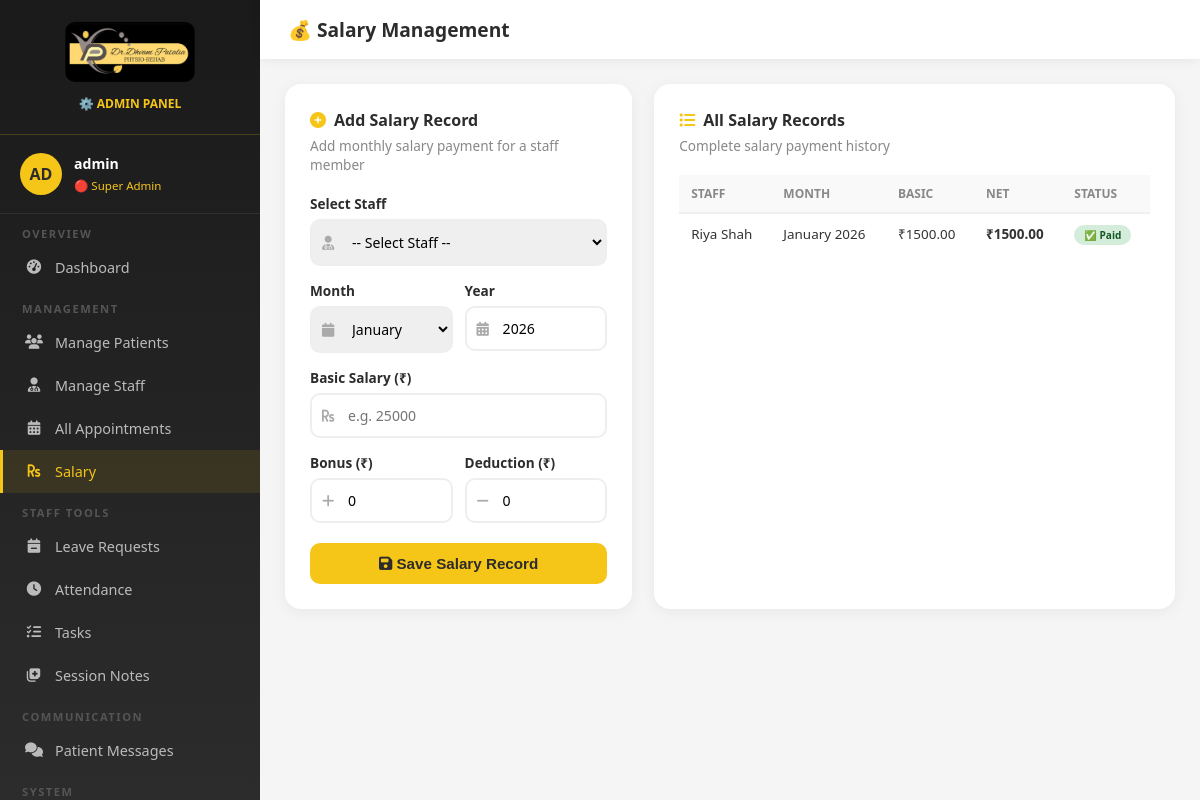
/admin-salary (signed in), run on the app's committed database.
### core/models.py (models this page shows, shortened)
class SalaryRecord(models.Model):
    staff = models.ForeignKey(User, on_delete=models.CASCADE, related_name='salary_records')
    month = models.CharField(max_length=20)
    year = models.IntegerField()
    basic_salary = models.DecimalField(max_digits=10, decimal_places=2)
    bonus = models.DecimalField(max_digits=10, decimal_places=2, default=0)
    deduction = models.DecimalField(max_digits=10, decimal_places=2, default=0)
    net_salary = models.DecimalField(max_digits=10, decimal_places=2)
    paid_on = models.DateField(null=True, blank=True)
    is_paid = models.BooleanField(default=False)
    notes = models.TextField(blank=True)
    class Meta:
        ordering = ['-year', '-month']

### core/views.py (the view, shortened to what this page needs)
# urls.py: path('admin-salary', views.admin_salary, name='admin_salary'),
@login_required(login_url='/login')
def admin_salary(request):
    if not request.user.is_superuser:
        return redirect('/client-dashboard')
    salary_records = SalaryRecord.objects.all().select_related('staff')
    staff_list = StaffProfile.objects.all().select_related('user')
    return render(request, 'admin_salary.html', {
        'user': request.user,
        'salary_records': salary_records,
        'staff_list': staff_list,
    })

### templates/admin_salary.html (shortened to what this page needs)
{% load static %}
<!DOCTYPE html>
<html lang="en">
<head>
    <link href="https://cdnjs.cloudflare.com/ajax/libs/font-awesome/6.4.0/css/all.min.css" rel="stylesheet">
</head>
<body>
    <aside class="sidebar">
        <div class="sidebar-logo">
            <img src="{% static 'images/Dhvani_Patalia.jpeg' %}" alt="Logo">
            <p>⚙️ ADMIN PANEL</p>
        </div>
        <div class="sidebar-user">
            <div class="user-avatar">AD</div>
            <div class="user-info">
                <h4>{{ user.username }}</h4><span>🔴 Super Admin</span>
            </div>
        </div>
        <nav>
            <div class="nav-section">Overview</div>
            <a href="/admin-dashboard" class="nav-item"><i class="fas fa-tachometer-alt"></i> Dashboard</a>
            <div class="nav-section">Management</div>
            <a href="/admin-patients" class="nav-item"><i class="fas fa-users"></i> Manage Patients</a>
            <a href="/admin-staff" class="nav-item"><i class="fas fa-user-md"></i> Manage Staff</a>
            <a href="/admin-appointments" class="nav-item"><i class="fas fa-calendar-alt"></i> All Appointments</a>
            <a href="/admin-salary" class="nav-item active"><i class="fas fa-rupee-sign"></i> Salary</a>
            <div class="nav-section">Staff Tools</div>
            <a href="/admin-leaves" class="nav-item"><i class="fas fa-calendar-minus"></i> Leave Requests</a>
            <a href="/admin-attendance" class="nav-item"><i class="fas fa-clock"></i> Attendance</a>
            <a href="/admin-tasks" class="nav-item"><i class="fas fa-tasks"></i> Tasks</a>
            <a href="/admin-session-notes" class="nav-item"><i class="fas fa-notes-medical"></i> Session Notes</a>
            <div class="nav-section">Communication</div>
            <a href="/admin-chat" class="nav-item"><i class="fas fa-comments"></i> Patient Messages</a>
            <div class="nav-section">System</div>
        </nav>
    </aside>
    <div class="main-content">
        <div class="topbar">
            <h1>💰 Salary Management</h1>
        </div>
        <div class="dashboard-body">
            <div class="grid">
                <div class="card">
                    <h2><i class="fas fa-plus-circle"></i> Add Salary Record</h2>
                    <p>Add monthly salary payment for a staff member</p>
                    <form method="POST" action="/admin-salary">
                        <div class="form-group">
                            <label>Select Staff</label>
                            <div class="input-box">
                                <i class="fas fa-user-md"></i>
                                <select name="staff_id" required>
                                    <option value="">-- Select Staff --</option>
                                </select>
                            </div>
                        </div>
                        <div class="form-row">
                            <div class="form-group">
                                <label>Month</label>
                                <div class="input-box">
                                    <i class="fas fa-calendar"></i>
                                    <select name="month" required>
                                        <option>January</option>
                                    </select>
                                </div>
                            </div>
                            <div class="form-group">
                                <label>Year</label>
                                <div class="input-box">
                                    <i class="fas fa-calendar-alt"></i>
                                    <input type="number" name="year" value="2026" required>
                                </div>
                            </div>
                        </div>
                        <div class="form-group">
                            <label>Basic Salary (₹)</label>
                            <div class="input-box">
                                <i class="fas fa-rupee-sign"></i>
                                <input type="number" name="basic_salary" placeholder="e.g. 25000" required>
                            </div>
                        </div>
                        <div class="form-row">
                            <div class="form-group">
                                <label>Bonus (₹)</label>
                                <div class="input-box">
                                    <i class="fas fa-plus"></i>
                                    <input type="number" name="bonus" placeholder="0" value="0">
                                </div>
                            </div>
                            <div class="form-group">
                                <label>Deduction (₹)</label>
                                <div class="input-box">
                                    <i class="fas fa-minus"></i>
                                    <input type="number" name="deduction" placeholder="0" value="0">
                                </div>
                            </div>
                        </div>
                        <button type="submit" class="btn-submit">
                            <i class="fas fa-save"></i> Save Salary Record
                        </button>
                    </form>
                </div>
                <div class="card">
                    <h2><i class="fas fa-list"></i> All Salary Records</h2>
                    <p>Complete salary payment history</p>
                    {% if salary_records %}
                    <table>
                        <thead>
                            <tr>
                                <th>Staff</th>
                                <th>Month</th>
                                <th>Basic</th>
                                <th>Net</th>
                                <th>Status</th>
                            </tr>
                        </thead>
                        <tbody>
                            {% for record in salary_records %}
                            <tr>
                                <td>{{ record.staff.get_full_name|default:record.staff.username }}</td>
                                <td>{{ record.month }} {{ record.year }}</td>
                                <td>₹{{ record.basic_salary }}</td>
                                <td><strong>₹{{ record.net_salary }}</strong></td>
                                <td><span class="badge-paid">✅ Paid</span></td>
                            </tr>
                            {% endfor %}
                        </tbody>
                    </table>
                    {% else %}
                    <div class="empty-state">
                        <i class="fas fa-rupee-sign"></i>
                        <p>No salary records yet</p>
                    </div>
                    {% endif %}
                </div>
            </div>
        </div>
    </div>
</body>
</html>

### templates/admin_salary.html (style rules this page uses)
* { margin: 0; padding: 0; box-sizing: border-box; }
body { font-family: 'Segoe UI', sans-serif; background: #f5f5f5; display: flex; min-height: 100vh; }
.sidebar { width: 260px; height: 100vh; position: fixed; left: 0; top: 0; background: linear-gradient(180deg, #1a1a1a, #2C2C2C); overflow-y: auto; scrollbar-width: none; }
.sidebar-logo { padding: 22px 20px; border-bottom: 1px solid rgba(245, 197, 24, 0.2); text-align: center; }
.sidebar-logo img { width: 130px; border-radius: 10px; }
.sidebar-logo p { color: #F5C518; font-size: 0.75em; margin-top: 8px; font-weight: 600; }
.sidebar-user { padding: 18px 20px; border-bottom: 1px solid rgba(255, 255, 255, 0.08); display: flex; align-items: center; gap: 12px; }
.user-avatar { width: 42px; height: 42px; background: #F5C518; border-radius: 50%; display: flex; align-items: center; justify-content: center; font-weight: 800; color: #2C2C2C; }
.user-info h4 { color: white; font-size: 0.88em; }
.user-info span { color: #F5C518; font-size: 0.72em; }
.nav-section { padding: 12px 22px 5px; color: #555; font-size: 0.7em; text-transform: uppercase; letter-spacing: 1.5px; font-weight: 700; }
.nav-item { display: flex; align-items: center; gap: 12px; padding: 12px 22px; color: #bbb; text-decoration: none; font-size: 0.9em; transition: all 0.3s; border-left: 3px solid transparent; }
.nav-item:hover, .nav-item.active { background: rgba(245, 197, 24, 0.1); color: #F5C518; border-left-color: #F5C518; }
.nav-item i { width: 18px; text-align: center; }
.main-content { margin-left: 260px; flex: 1; }
.topbar { background: white; padding: 16px 28px; display: flex; align-items: center; justify-content: space-between; box-shadow: 0 2px 10px rgba(0, 0, 0, 0.06); position: sticky; top: 0; z-index: 50; }
.topbar h1 { font-size: 1.2em; color: #2C2C2C; font-weight: 700; }
.dashboard-body { padding: 25px; }
.grid { display: grid; grid-template-columns: 1fr 1.5fr; gap: 22px; }
.card { background: white; border-radius: 16px; padding: 25px; box-shadow: 0 3px 15px rgba(0, 0, 0, 0.06); }
.card h2 { font-size: 1em; font-weight: 700; color: #2C2C2C; margin-bottom: 5px; display: flex; align-items: center; gap: 8px; }
.card h2 i { color: #F5C518; }
.card p { color: #888; font-size: 0.85em; margin-bottom: 20px; }
.form-group { margin-bottom: 15px; }
.form-group label { display: block; font-weight: 600; color: #2C2C2C; margin-bottom: 6px; font-size: 0.85em; }
.input-box { position: relative; }
.input-box i { position: absolute; left: 12px; top: 50%; transform: translateY(-50%); color: #aaa; font-size: 0.88em; }
.input-box input, .input-box select { width: 100%; padding: 11px 11px 11px 36px; border: 2px solid #eee; border-radius: 10px; font-size: 0.88em; outline: none; transition: all 0.3s; font-family: 'Segoe UI', sans-serif; }
.form-row { display: grid; grid-template-columns: 1fr 1fr; gap: 12px; }
.btn-submit { width: 100%; padding: 12px; background: #F5C518; color: #2C2C2C; border: none; border-radius: 10px; font-size: 0.95em; font-weight: 700; cursor: pointer; transition: all 0.3s; margin-top: 5px; }
table { width: 100%; border-collapse: collapse; }
th { background: #f9f9f9; padding: 10px 12px; text-align: left; font-size: 0.75em; color: #888; font-weight: 700; text-transform: uppercase; border-bottom: 2px solid #f0f0f0; }
td { padding: 11px 12px; font-size: 0.84em; color: #333; border-bottom: 1px solid #f5f5f5; }
tr:last-child td { border-bottom: none; }
.badge-paid { background: #d4edda; color: #155724; padding: 3px 10px; border-radius: 12px; font-size: 0.75em; font-weight: 700; }

### data on the page
SalaryRecord: staff.get_full_name "Riya Shah", month "January", year "2026", basic_salary "1500.00", net_salary "1500.00"

### other printed values
{{ user.username }} "admin"
